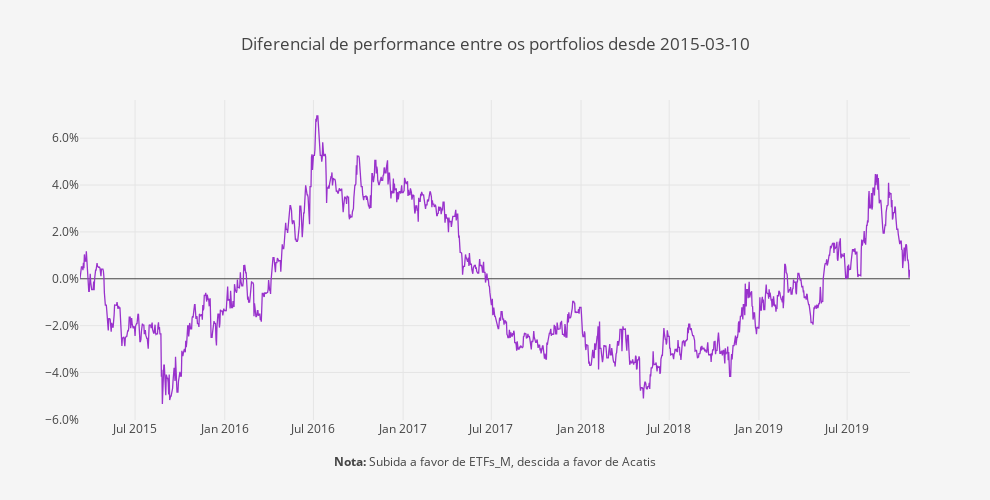

Source (notebook cell):
### Code cell
layout = go.Layout(
    title='Diferencial de performance entre os portfolios desde ' + Begin,
    plot_bgcolor='#f5f5f5',
    paper_bgcolor='#f5f5f5',
    width=990,
    height=500,
    xaxis=dict(
        title='<b>Nota:</b> Subida a favor de ' + Portfolios.columns[0] + ', descida a favor de ' + Portfolios.columns[1],
        showgrid=True,
        titlefont=dict(size=12),
    ),
    yaxis=dict(
        title='',
        showgrid=True,
        zeroline=True, # Adicionar ou não a zero line
        tickformat=".1%" # tickformat=".2%" se quiseres mais casas decimais
    ))

trace0 = go.Scatter(
    x = fundos.index,
    y = (round(((Portfolios.iloc[:, 0]/Portfolios.iloc[:, 1])- 1), 5)),
    name = 'Portfolio',
    line = dict(
        color = 'darkorchid',
        width = 1.3)
)

data = [trace0]
        
fig = go.Figure(data=data, layout=layout)
py.iplot(fig)

### Figure 1 — Plotly figure (JSON) as saved in the notebook; plotly's stock layout.template omitted (floating-point values rounded to 4 significant figures; data arrays with more than 128 entries replaced by an {"elided": "..."} marker saying what was removed)
{"data": [{"line": {"color": "darkorchid", "width": 1.3}, "name": "Portfolio", "type": "scatter", "uid": "a4b3eb30-80c7-4e38-afc7-92707d1e3725", "x": {"elided": "1704 str values"}, "y": {"elided": "1704 float values"}}], "layout": {"height": 500, "paper_bgcolor": "#f5f5f5", "plot_bgcolor": "#f5f5f5", "title": {"text": "Diferencial de performance entre os portfolios desde 2015-03-10"}, "width": 990, "xaxis": {"autorange": true, "range": ["2015-03-10", "2019-11-07"], "showgrid": true, "title": {"font": {"size": 12}, "text": "<b>Nota:</b> Subida a favor de ETFs_M, descida a favor de Acatis"}, "type": "date"}, "yaxis": {"autorange": true, "range": [-0.06028, 0.0763], "showgrid": true, "tickformat": ".1%", "title": {"text": ""}, "type": "linear", "zeroline": true}}}
